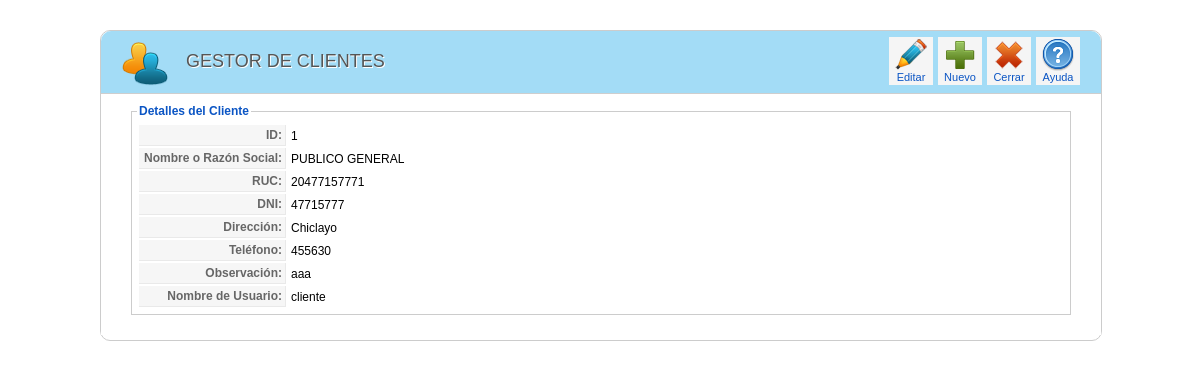
The page /cliente/detalle_cliente.php?idcliente=1 (signed in) on the database its author committed.
### tables this page shows
CREATE TABLE IF NOT EXISTS `cliente` (
  `IdCliente` int(11) NOT NULL AUTO_INCREMENT,
  `Nombre` varchar(100) NOT NULL,
  `Ruc` varchar(11) DEFAULT NULL,
  `Dni` varchar(8) DEFAULT NULL,
  `Direccion` varchar(50) DEFAULT NULL,
  `Telefono` varchar(15) DEFAULT NULL,
  `Obsv` text,
  `Usuario` varchar(30) DEFAULT NULL,
  `Contrasena` varchar(10) DEFAULT NULL,
  PRIMARY KEY (`IdCliente`)
);

### clases/clsCliente.php (called while the page is built, shortened)
<?php
include_once("clsConexion.php");
class clsCliente{
 function consultarClientePorParametro($criterio,$busqueda,$limite){
   $con = new clsConexion;
   if($con->conectarse()==true){
     $query = "CALL SP_S_ClientePorParametro('$criterio','$busqueda','$limite')";
	 $result = @mysql_query($query);
	 if (!$result)
	   return false;
	 else
	   return $result;
   }
 }
}
?>

### clases/clsConexion.php (called while the page is built, shortened)
<?php
class clsConexion{
	 function conectarse() {
		   return true;
	 }
}
?>

### cliente/detalle_cliente.php (the view, shortened to what this page needs)
<html>
<head>
<link href="../css/general.css" rel="stylesheet" type="text/css">
<link href="../css/icon.css" rel="stylesheet" type="text/css">
</head>
<body>
<?php
    if(isset($_SESSION["usuario"])){
?>
<?php
include_once("../clases/clsCliente.php");
$idclie=$_GET['idcliente'];
$objcliente = new clsCliente;
$resultado=$objcliente->consultarClientePorParametro('id',$idclie,'');
while($row=@mysql_fetch_array($resultado)){
		$idcliente=$row["IdCliente"];
		$nombre=$row["Nombre"];
		$ruc=$row["Ruc"];
		$dni=$row["Dni"];
		$direccion=$row["Direccion"];
		$telefono=$row["Telefono"];
		$obsv=$row["Obsv"];
		$usuario=$row["Usuario"];
}
?>
<div class="wrapper">
<div class="block">
    <div class="block_head">
    	<div class="imagen_head"><img src="../img/header/cliente.png" width="48" height="45"></div>
    	<div class="titulo_head">Gestor de Clientes</div>
 <div class="toolbar" id="toolbar">
            <table class="toolbar">
            	<tbody>
                	<tr>
                    <td>
                    <?php
                        echo "<a class='toolbar' href=editar_cliente.php?idcliente=".$idcliente."><span class='icon-32-editar' title='Editar'>
                        </span>Editar</a>"; ?>
                    </td>
                    <td>
                        <a href="registrar_cliente.php" class="toolbar">
                        <span class="icon-32-nuevo" title="Nuevo">
                        </span>
                        Nuevo
                        </a>
                    </td>
                    <td>
                        <a href="index.php" class="toolbar">
                        <span class="icon-32-cancelar" title="Cerrar">
                        </span>
                        Cerrar
                        </a>
                    </td>
                    <td>
                        <a href="#" class="toolbar">
                        <span class="icon-32-ayuda" title="Ayuda">
                        </span>
                        Ayuda
                        </a>
                    </td>
                    </tr>
            	</tbody>
            </table>
        </div>
    </div>
    <div class="block_content">
    <fieldset class="adminform">
    <legend>Detalles del Cliente</legend>
<table class="admintable">
	<tr>
		<td width="100" class="key">ID:</td>
		<td><?php echo $idcliente?></td>
	</tr>
    <tr>
		<td class="key">Nombre o Razón Social:</td>
		<td><?php echo $nombre?></td>
	</tr>
    <tr>
		<td class="key">RUC:</td>
		<td><?php echo $ruc?></td>
	</tr>
    <tr>
		<td class="key">DNI:</td>
		<td><?php echo $dni?></td>
	</tr>
    <tr>
		<td class="key">Dirección:</td>
		<td><?php echo $direccion?></td>
	</tr>
    <tr>
		<td class="key">Teléfono:</td>
		<td><?php echo $telefono?></td>
	</tr>
    <tr>
		<td class="key">Observación:</td>
		<td><?php echo $obsv?></td>
	</tr>
    <tr>
		<td class="key">Nombre de Usuario:</td>
		<td><?php echo $usuario?></td>
	</tr>
</table>
</fieldset>
    </div>
</div>
</div>
<?php
    } else {
        header("Location:../index.php");
    }
?>
</body>
</html>

### css/general.css (style rules this page uses)
body { margin: 10px; padding: 0; background-image: url(../img/fondo.png); background-repeat: repeat; padding-bottom: 1px; font-size: 11px; }
body, td, th { font-family: Arial, Helvetica, sans-serif; font-size:12px; }
a:link { color: #0B55C4; text-decoration: none; }
fieldset { margin-bottom: 10px; border: 1px #ccc solid; padding: 5px; text-align: left; }
legend { color: #0B55C4; font-size: 12px; font-weight: bold; }
fieldset.adminform { border: 1px solid #ccc; margin: 0 10px 10px 10px; }
table.admintable td { padding: 3px; }
table.admintable td.key, table.admintable td.paramlist_key { background-color: #f6f6f6; text-align: right; width: 140px; color: #666; font-weight: bold; font-size: 12px; border-bottom: 1px solid #e9e9e9; border-right: 1px solid #e9e9e9; }
.block { width:1000px; padding-bottom: 5px; margin-bottom: 25px; clear: both; border-radius: 10px; background-color:#fff; border: solid 1px #CCCCCC; }
.wrapper { width:1000px; margin:0 auto; padding-top: 20px; }
.block .block_content { overflow: hidden; background: #fff; width:960px; border-top: 1px solid #CECECE; padding: 10px 20px 10px; }
.block .block_head { height:62px; background-color: rgba(1, 159, 230, 0.36); -moz-border-radius: 10px 10px 0px 0px; -o-border-radius: 10px 10px 0px 0px; -webkit-border-radius: 10px 10px 0px 0px; -ms-border-radius: 10px 10px 0px 0px; overflow:visible; }
.block .titulo_head { height:25px; width:auto; float:left; font-family: "Titillium999", "Trebuchet MS", Arial, sans-serif; font-size: 18px; font-weight: normal; text-transform: uppercase; color: #555; text-shadow: 1px 1px 0 #fff; margin-left: 15px; padding-top:20px; }
.block .imagen_head { height:25px; width:50; float:left; margin-left: 20px; padding-top:10px; }
div.toolbar { float: right; text-align: right; padding: 0; margin-right: 20px; margin-top:5px; }
table.toolbar { border-collapse: collapse; padding: 0; margin: 0; }
table.toolbar td { padding: 1px 1px 1px 4px; text-align: center; color: #666; height: 48px; }
table.toolbar span { float: none; width: 32px; height: 32px; margin: 0 auto; display: block; }
table.toolbar a { display: block; float: left; background:#F5F5F5; white-space: nowrap; border: 1px solid #F5F5F5; padding: 1px 5px; cursor: pointer; font-size:11px; }

### rows shown on the page
cliente: IdCliente "1", Nombre "PUBLICO GENERAL", Ruc "20477157771", Dni "47715777", Direccion "Chiclayo", Telefono "455630", Obsv "aaa", Usuario "cliente"
